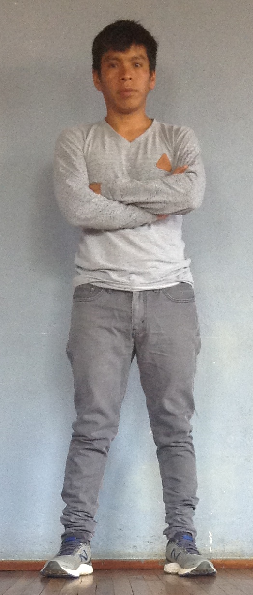
#> input picture Superposicion/image/yo4.png, 253 x 595 px
$ python detection.py
#> lines starting #> are read from the running program, lines starting #| are printed output that depends on the picture; after the words box and inside, x2 and y2 are one past the last pixel; in counts of white or black regions, pixels touching at a corner belong together

import cv2
import matplotlib.pyplot as plt
import numpy as np
import skimage.segmentation as seg
from skimage.io import imread
import skimage.filters as filters
import skimage.restoration as resto
import skimage.draw as draw
import skimage.color as color
from skimage import exposure
from skimage.segmentation import clear_border
from skimage.morphology import label, closing, square
from skimage.measure import regionprops
from skimage.color import lab2rgb
import matplotlib.patches as mpatches

min = 200
max = 250

#Leemos la imagen
image = cv2.imread('image/yo4.png',cv2.IMREAD_GRAYSCALE)
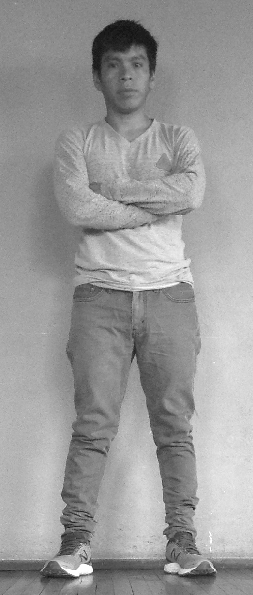
#> image: shape (595, 253); min 21, max 255, mean 153.4
imag1 = image.copy()
img = image.copy()


# Calculamos el histograma
hist = cv2.calcHist([image], [0], None, [256], [0, 256])
#> hist = 256 values, max 3503 at index 144, min 0 at index 0, mean 588


#aplicamos filtros
med = filters.median(image)


# Thresholding using THRESH_TOZERO_OTSU
th6, dst6 = cv2.threshold(med, min, max,cv2.THRESH_OTSU)
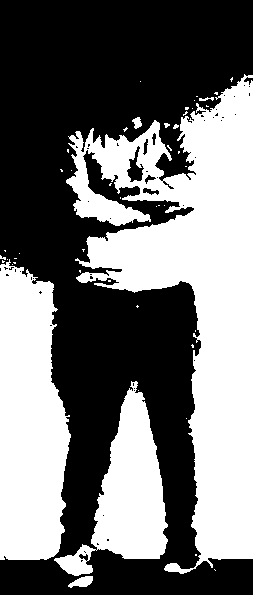
#> dst6: shape (595, 253); values 0 (black) and 250 (white), 44.8% white; 47 white regions (39 under 20 px)
#> th6 = 156

contours, hierarchy = cv2.findContours(dst6, cv2.RETR_TREE, cv2.CHAIN_APPROX_SIMPLE)
#> contours = 99 contours, 87 with area under 20; largest, box (x1, y1, x2, y2) and area: (66, 74, 253, 574) 40009, (0, 259, 71, 560) 16626, (54, 381, 168, 576) 8916, (126, 145, 145, 183) 326, (68, 576, 93, 588) 155
cv2.drawContours(imag1, contours, -1, (200,0,0), 1)
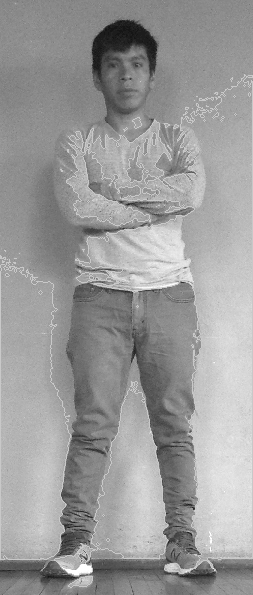
#> imag1: shape (595, 253); 3.09% of pixels changed, all inside (x1, y1, x2, y2) = (0, 74, 253, 588)

#Clear objects connected to the label image border.
img_bin = clear_border(closing(imag1 > 120, square(20)))
#> img_bin: shape (595, 253) bool; every value is 0


#etiqueta los objetos
labels = label(img_bin)
#> labels: shape (595, 253) int32; every value is 0


plt.subplot(2,3,1)
plt.imshow(image,cmap='gray')
obj_ttl=plt.title('Original Image')
plt.setp(obj_ttl,color='b')
plt.axis("off")

plt.subplot(2,3,2)
plt.plot(hist, color='gray' )
obj_xl=plt.xlabel('Intensidad Iluminacion')
plt.setp(obj_xl,color='g')
obj_yl=plt.ylabel('Numero Pixeles')
plt.setp(obj_yl,color='g')
obj_ttl=plt.title("Histograma")
plt.setp(obj_ttl,color='b')

plt.subplot(2,3,3)
plt.imshow(dst6,cmap='gray')
obj_ttl=plt.title('THRESH_TOZERO_OTSU')
plt.setp(obj_ttl,color='b')
plt.axis("off")

plt.subplot(2,3,4)
plt.imshow(imag1,cmap='gray')
obj_ttl=plt.title('Edge Otsu')
plt.setp(obj_ttl,color='b')
plt.axis("off")

plt.subplot(2,3,5)
plt.imshow(img_bin,cmap='gray')
obj_ttl=plt.title('Closing')
plt.setp(obj_ttl,color='b')
plt.axis("off")

plt.subplot(2,3,6)
plt.imshow(labels,cmap=plt.cm.rainbow)
obj_ttl=plt.title('Label')
plt.setp(obj_ttl,color='b')
plt.axis("off")


plt.show()
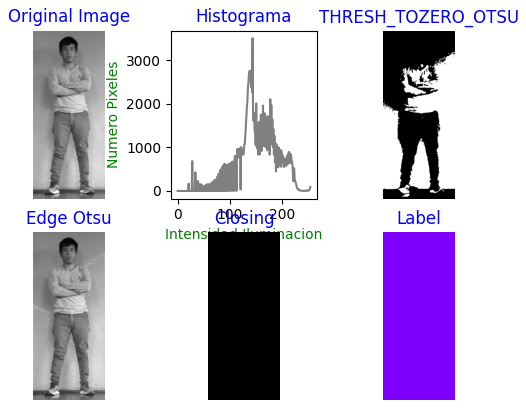
#> figure drawn by matplotlib, 6 panels; panel 2: curve peaks at x = 144, y = 3503


cv2.waitKey(0)
cv2.destroyAllWindows()


### usar las regiones
regions = regionprops(labels)
#> regions = []
boxes = np.array([label['BoundingBox'] for label in regions if label['Area'] < 50])
#> boxes = empty array

print(f"There are {len(boxes)} objetos")
#| There are 0 objetos

fig, ax = plt.subplots(1, 1, figsize=(8, 6))
ax.imshow(img, cmap=plt.cm.gray)
#ax.set_axis_off()

# Get the coordinates of the boxes.
#> (the run stopped early here; a loop or call above may not have finished)
